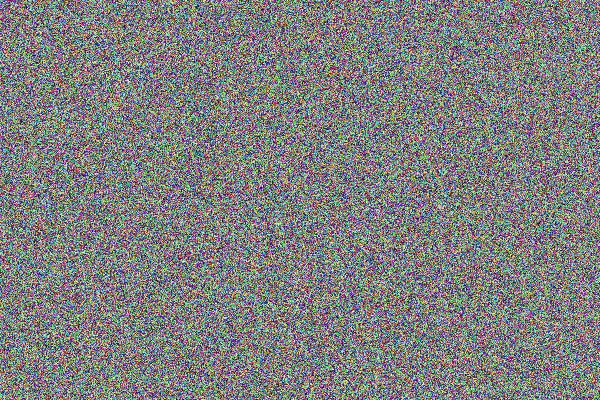
#> input picture sample_data/test_tiger.jpg, 600 x 400 px
$ python main.py --image sample_data/test_tiger.jpg
#> lines starting #> are read from the running program, lines starting #| are printed output that depends on the picture
### src/detector.py
import cv2
import numpy as np

class AnimalDetector:
    """Module 1: Preprocesses camera trap image and detects target ROI."""
    def __init__(self, target_size=(224, 224)):
        self.target_size = target_size

    def preprocess_and_crop(self, image_path):
        image = cv2.imread(image_path)
        if image is None:
            raise FileNotFoundError(f"Could not read image from {image_path}")

        # Convert color space and crop central region (Animal flank pattern)
        h, w, _ = image.shape
        crop = image[int(h*0.2):int(h*0.8), int(w*0.2):int(w*0.8)]
        resized = cv2.resize(crop, self.target_size)
        return image, resized

### src/feature_extractor.py
import numpy as np

class FeatureExtractor:
    """Module 2: Extracts lightweight feature vector representing stripe patterns."""
    def __init__(self):
        pass

    def extract_pattern_vector(self, cropped_img):
        # Convert to grayscale to highlight stripe intensity patterns
        gray = np.mean(cropped_img, axis=2)
        # Compute histogram features as lightweight pattern descriptor
        hist, _ = np.histogram(gray, bins=5, range=(0, 255))
        norm_hist = hist / np.linalg.norm(hist)
        return norm_hist.tolist()

### src/matcher.py
import numpy as np

class PatternMatcher:
    """Module 3: Performs similarity search against known database profiles."""
    def __init__(self, database_profiles, threshold=0.75):
        self.database = database_profiles
        self.threshold = threshold

    def _cosine_similarity(self, vec_a, vec_b):
        a = np.array(vec_a)
        b = np.array(vec_b)
        return float(np.dot(a, b) / (np.linalg.norm(a) * np.linalg.norm(b)))

    def identify_individual(self, feature_vector):
        best_match = "Unknown_New_Individual"
        highest_score = -1.0

        for animal_id, ref_vector in self.database.items():
            score = self._cosine_similarity(feature_vector, ref_vector)
            if score > highest_score:
                highest_score = score
                best_match = animal_id

        if highest_score < self.threshold:
            return "New_Tiger_Registration", highest_score
        return best_match, highest_score

### main.py
import os
import argparse
import numpy as np
import cv2
from config.settings import SAMPLE_DATA_DIR, KNOWN_TIGER_PROFILES, MATCH_THRESHOLD
from src.detector import AnimalDetector
from src.feature_extractor import FeatureExtractor
from src.matcher import PatternMatcher

def run_pipeline(image_path):
    print("==================================================")
    print(" WILDLIFE RE-IDENTIFICATION PIPELINE ")
    print("==================================================")
    print(f"[+] Processing Input Image: {image_path}")

    # 1. Detection & Crop
    detector = AnimalDetector()
    original, cropped = detector.preprocess_and_crop(image_path)
#> in preprocess_and_crop, image is the input picture: shape (400, 600, 3); mean B, G, R 127.3, 127.4, 127.3
#> in preprocess_and_crop, `crop = image[int(h*0.2):int(h*0.8), int(w*0.2):int(w*0.8)]`:
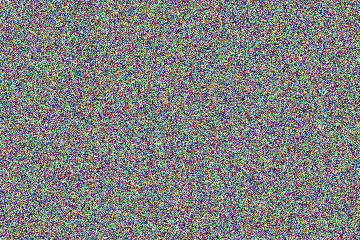
#> crop: shape (240, 360, 3); mean B, G, R 127.2, 127.3, 127
#> in preprocess_and_crop, `resized = cv2.resize(crop, self.target_size)`:
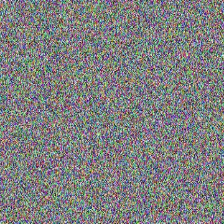
#> resized: shape (224, 224, 3); mean B, G, R 127.2, 127.2, 126.9
    print("[+] Step 1: Target animal detected & pattern region cropped.")

    # 2. Pattern Feature Extraction
    extractor = FeatureExtractor()
    pattern_vec = extractor.extract_pattern_vector(cropped)
#> in extract_pattern_vector, `gray = np.mean(cropped_img, axis=2)`:
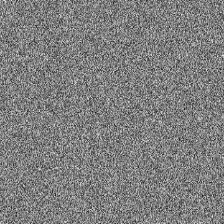
#> gray: shape (224, 224) float64; min 17.33, max 238.3, mean 127.1
#> in extract_pattern_vector, `hist, _ = np.histogram(gray, bins=5, range=(0, 255))`: hist = [333, 10622, 28479, 10420, 322]
#> in extract_pattern_vector, `norm_hist = hist / np.linalg.norm(hist)`: norm_hist = [0.0104, 0.331, 0.886, 0.324, 0.01]
#> pattern_vec = [0.0104, 0.331, 0.886, 0.324, 0.01]
    print(f"[+] Step 2: Extracted Stripe Feature Vector: {np.round(pattern_vec, 3)}")
#| [+] Step 2: Extracted Stripe Feature Vector: [0.01  0.331 0.886 0.324 0.01 ]

    # 3. Matching
    matcher = PatternMatcher(KNOWN_TIGER_PROFILES, threshold=MATCH_THRESHOLD)
    identity, score = matcher.identify_individual(pattern_vec)
#> the loop in identify_individual, `for animal_id, ref_vector in self.database.items():` made 2 passes
#> (a in _cosine_similarity, score, highest_score) on pass 1: ([0.0104, 0.331, 0.886, 0.324, 0.01], 0.548, 0.548)
#> (a in _cosine_similarity, score) on pass 2: ([0.0104, 0.331, 0.886, 0.324, 0.01], 0.413)
#> after the loop in identify_individual, `for animal_id, ref_vector in self.database.items():`: best_match = 'Tiger_Alpha'; highest_score = 0.548
#> identity = 'New_Tiger_Registration'; score = 0.548

    print("\n---------------- RESULTS ----------------")
    print(f" Identified Individual ID : {identity}")
#|  Identified Individual ID : New_Tiger_Registration
    print(f" Pattern Match Score      : {score:.4f}")
#|  Pattern Match Score      : 0.5478
    print("------------------------------------------\n")

if __name__ == "__main__":
    parser = argparse.ArgumentParser(description="WildID CLI Pipeline")
    parser.add_argument("--image", type=str, help="Path to input image")
    args = parser.parse_args()

    # Create dummy sample image if none provided
    if not args.image or not os.path.exists(args.image):
        dummy_path = os.path.join(SAMPLE_DATA_DIR, "test_tiger.jpg")
        os.makedirs(SAMPLE_DATA_DIR, exist_ok=True)
        dummy_img = np.random.randint(0, 256, (400, 600, 3), dtype=np.uint8)
        cv2.imwrite(dummy_path, dummy_img)
        target_file = dummy_path
    else:
        target_file = args.image

    run_pipeline(target_file)
